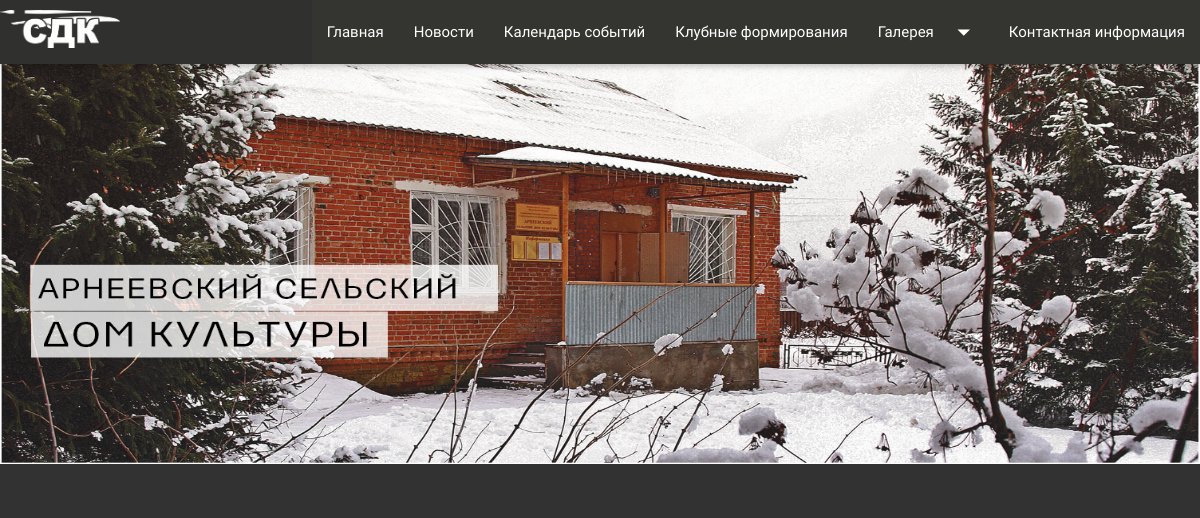
Page /formations/ on the earlier database version.
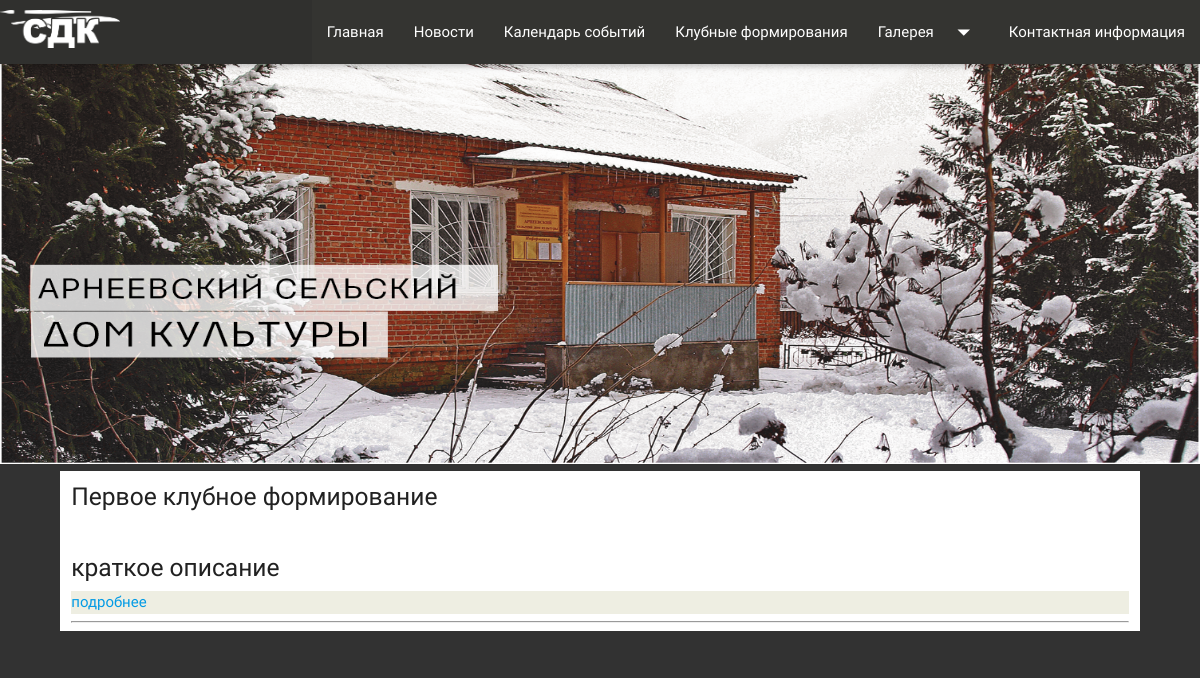
Same page on the later database version.
### core/models.py (models this page shows, shortened)
class Formation(models.Model):
    title = models.CharField(max_length=200, blank=True, verbose_name='Название клубного формирования')
    short_text = models.CharField(max_length=300, blank=True, verbose_name='Краткое описание')
    text = models.TextField(blank=True, verbose_name='Полное описание')
    photos = models.ManyToManyField(Photo, blank=True, related_name='formations')
    leader = models.CharField(max_length=300, verbose_name='Руководитель')

### core/views.py (the view)
class FormationList(ListView):
    model = Formation
    template_name = 'core/formation_list.html'

### core/templates/core/formation_list.html (shortened to what this page needs)
{% extends 'core/base/base.html' %}
{% block content %}
    {% for formation in object_list %}
          <h5>{{ formation.title }}</h5>
            <h5>
                {% if formation.short_text %}
                    {{ formation.short_text }}
                {% else %}
                    {{ formation.text|slice:":50" }}...
                {% endif %}
            </h5>
            <div style="background-color: #eeeee2"><a href="{% url 'formation_detail_view' formation.pk %}">подробнее</a> </div>
            <hr>
    {% endfor %}
{% endblock content %}

Differences in the rows shown:
added Formation: title "Первое клубное формирование", short_text "краткое описание"
